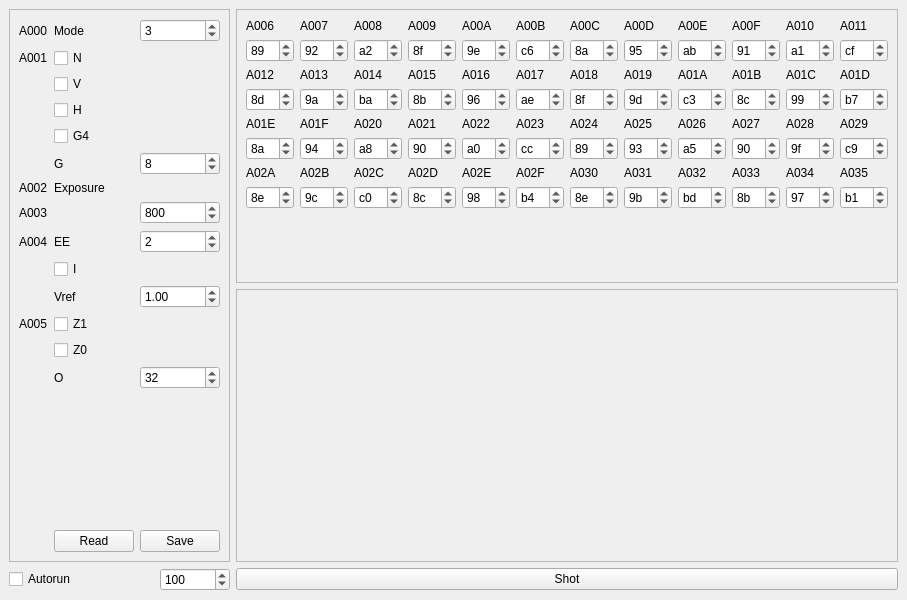
<?xml version="1.0" encoding="UTF-8"?>
<ui version="4.0">
 <class>MainWindow</class>
 <widget class="QMainWindow" name="MainWindow">
  <property name="geometry">
   <rect>
    <x>0</x>
    <y>0</y>
    <width>907</width>
    <height>600</height>
   </rect>
  </property>
  <property name="windowTitle">
   <string>MainWindow</string>
  </property>
  <widget class="QWidget" name="centralwidget">
   <layout class="QGridLayout" name="gridLayout">
    <item row="3" column="3">
     <widget class="QPushButton" name="Snap">
      <property name="text">
       <string>Shot</string>
      </property>
     </widget>
    </item>
    <item row="3" column="2">
     <widget class="QSpinBox" name="autorun_ms">
      <property name="minimum">
       <number>1</number>
      </property>
      <property name="maximum">
       <number>10000</number>
      </property>
      <property name="value">
       <number>100</number>
      </property>
     </widget>
    </item>
    <item row="1" column="3">
     <widget class="QFrame" name="frame">
      <property name="frameShape">
       <enum>QFrame::StyledPanel</enum>
      </property>
      <property name="frameShadow">
       <enum>QFrame::Raised</enum>
      </property>
      <layout class="QGridLayout" name="gridLayout_2">
       <item row="0" column="0">
        <widget class="QWidget" name="video" native="true">
         <property name="sizePolicy">
          <sizepolicy hsizetype="Fixed" vsizetype="Fixed">
           <horstretch>128</horstretch>
           <verstretch>112</verstretch>
          </sizepolicy>
         </property>
         <property name="minimumSize">
          <size>
           <width>128</width>
           <height>112</height>
          </size>
         </property>
         <property name="maximumSize">
          <size>
           <width>128</width>
           <height>112</height>
          </size>
         </property>
        </widget>
       </item>
      </layout>
     </widget>
    </item>
    <item row="3" column="0">
     <widget class="QCheckBox" name="autorun">
      <property name="text">
       <string>Autorun</string>
      </property>
     </widget>
    </item>
    <item row="0" column="0" rowspan="2" colspan="3">
     <widget class="QFrame" name="frame_2">
      <property name="frameShape">
       <enum>QFrame::StyledPanel</enum>
      </property>
      <property name="frameShadow">
       <enum>QFrame::Raised</enum>
      </property>
      <layout class="QGridLayout" name="gridLayout_3">
       <item row="5" column="2">
        <widget class="QSpinBox" name="A001_30">
         <property name="maximum">
          <number>15</number>
         </property>
         <property name="value">
          <number>8</number>
         </property>
         <property name="displayIntegerBase">
          <number>16</number>
         </property>
        </widget>
       </item>
       <item row="10" column="1">
        <widget class="QLabel" name="label_10">
         <property name="text">
          <string>Vref</string>
         </property>
        </widget>
       </item>
       <item row="13" column="1">
        <widget class="QLabel" name="label_12">
         <property name="text">
          <string>O</string>
         </property>
        </widget>
       </item>
       <item row="11" column="1">
        <widget class="QCheckBox" name="A005_7">
         <property name="text">
          <string>Z1</string>
         </property>
        </widget>
       </item>
       <item row="1" column="0">
        <widget class="QLabel" name="label_3">
         <property name="text">
          <string>A001</string>
         </property>
        </widget>
       </item>
       <item row="5" column="1">
        <widget class="QLabel" name="label_4">
         <property name="text">
          <string>G</string>
         </property>
        </widget>
       </item>
       <item row="1" column="1">
        <widget class="QCheckBox" name="A001_7">
         <property name="text">
          <string>N</string>
         </property>
        </widget>
       </item>
       <item row="0" column="1">
        <widget class="QLabel" name="label_2">
         <property name="text">
          <string>Mode</string>
         </property>
        </widget>
       </item>
       <item row="14" column="0">
        <spacer name="verticalSpacer">
         <property name="orientation">
          <enum>Qt::Vertical</enum>
         </property>
         <property name="sizeHint" stdset="0">
          <size>
           <width>20</width>
           <height>40</height>
          </size>
         </property>
        </spacer>
       </item>
       <item row="0" column="2">
        <widget class="QSpinBox" name="A000">
         <property name="minimum">
          <number>1</number>
         </property>
         <property name="maximum">
          <number>7</number>
         </property>
         <property name="singleStep">
          <number>2</number>
         </property>
         <property name="value">
          <number>3</number>
         </property>
        </widget>
       </item>
       <item row="0" column="0">
        <widget class="QLabel" name="label">
         <property name="text">
          <string>A000</string>
         </property>
        </widget>
       </item>
       <item row="8" column="2">
        <widget class="QSpinBox" name="A004_74">
         <property name="minimum">
          <number>0</number>
         </property>
         <property name="maximum">
          <number>7</number>
         </property>
         <property name="singleStep">
          <number>1</number>
         </property>
         <property name="value">
          <number>2</number>
         </property>
        </widget>
       </item>
       <item row="8" column="1">
        <widget class="QLabel" name="label_9">
         <property name="text">
          <string>EE</string>
         </property>
        </widget>
       </item>
       <item row="7" column="0">
        <widget class="QLabel" name="label_6">
         <property name="text">
          <string>A003</string>
         </property>
        </widget>
       </item>
       <item row="6" column="0">
        <widget class="QLabel" name="label_5">
         <property name="text">
          <string>A002</string>
         </property>
        </widget>
       </item>
       <item row="10" column="2">
        <widget class="QDoubleSpinBox" name="A004_20">
         <property name="maximum">
          <double>3.500000000000000</double>
         </property>
         <property name="singleStep">
          <double>0.500000000000000</double>
         </property>
         <property name="value">
          <double>1.000000000000000</double>
         </property>
        </widget>
       </item>
       <item row="8" column="0">
        <widget class="QLabel" name="label_8">
         <property name="text">
          <string>A004</string>
         </property>
        </widget>
       </item>
       <item row="9" column="1">
        <widget class="QCheckBox" name="A004_3">
         <property name="text">
          <string>I</string>
         </property>
        </widget>
       </item>
       <item row="4" column="1">
        <widget class="QCheckBox" name="A001_4">
         <property name="text">
          <string>G4</string>
         </property>
        </widget>
       </item>
       <item row="11" column="0">
        <widget class="QLabel" name="label_11">
         <property name="text">
          <string>A005</string>
         </property>
        </widget>
       </item>
       <item row="7" column="2">
        <widget class="QSpinBox" name="A0023">
         <property name="maximum">
          <number>65536</number>
         </property>
         <property name="value">
          <number>2048</number>
         </property>
         <property name="displayIntegerBase">
          <number>16</number>
         </property>
        </widget>
       </item>
       <item row="12" column="1">
        <widget class="QCheckBox" name="A005_6">
         <property name="text">
          <string>Z0</string>
         </property>
        </widget>
       </item>
       <item row="6" column="1">
        <widget class="QLabel" name="label_7">
         <property name="text">
          <string>Exposure</string>
         </property>
        </widget>
       </item>
       <item row="3" column="1">
        <widget class="QCheckBox" name="A001_5">
         <property name="text">
          <string>H</string>
         </property>
        </widget>
       </item>
       <item row="2" column="1">
        <widget class="QCheckBox" name="A001_6">
         <property name="text">
          <string>V</string>
         </property>
        </widget>
       </item>
       <item row="13" column="2">
        <widget class="QSpinBox" name="A005_50">
         <property name="minimum">
          <number>-480</number>
         </property>
         <property name="maximum">
          <number>480</number>
         </property>
         <property name="singleStep">
          <number>32</number>
         </property>
         <property name="value">
          <number>32</number>
         </property>
        </widget>
       </item>
       <item row="15" column="1">
        <widget class="QPushButton" name="Read">
         <property name="text">
          <string>Read</string>
         </property>
        </widget>
       </item>
       <item row="15" column="2">
        <widget class="QPushButton" name="Save">
         <property name="text">
          <string>Save</string>
         </property>
        </widget>
       </item>
      </layout>
     </widget>
    </item>
    <item row="0" column="3">
     <widget class="QFrame" name="frame_3">
      <property name="frameShape">
       <enum>QFrame::StyledPanel</enum>
      </property>
      <property name="frameShadow">
       <enum>QFrame::Raised</enum>
      </property>
      <layout class="QGridLayout" name="gridLayout_4">
       <item row="4" column="12">
        <widget class="QLabel" name="label_48">
         <property name="text">
          <string>A029</string>
         </property>
        </widget>
       </item>
       <item row="4" column="8">
        <widget class="QLabel" name="label_44">
         <property name="text">
          <string>A025</string>
         </property>
        </widget>
       </item>
       <item row="3" column="4">
        <widget class="QSpinBox" name="A015">
         <property name="maximum">
          <number>255</number>
         </property>
         <property name="value">
          <number>139</number>
         </property>
         <property name="displayIntegerBase">
          <number>16</number>
         </property>
        </widget>
       </item>
       <item row="7" column="8">
        <widget class="QLabel" name="label_56">
         <property name="text">
          <string>A031</string>
         </property>
        </widget>
       </item>
       <item row="10" column="1">
        <spacer name="verticalSpacer_2">
         <property name="orientation">
          <enum>Qt::Vertical</enum>
         </property>
         <property name="sizeHint" stdset="0">
          <size>
           <width>20</width>
           <height>40</height>
          </size>
         </property>
        </spacer>
       </item>
       <item row="6" column="10">
        <widget class="QSpinBox" name="A027">
         <property name="maximum">
          <number>255</number>
         </property>
         <property name="value">
          <number>144</number>
         </property>
         <property name="displayIntegerBase">
          <number>16</number>
         </property>
        </widget>
       </item>
       <item row="0" column="5">
        <widget class="QLabel" name="label_17">
         <property name="text">
          <string>A00A</string>
         </property>
        </widget>
       </item>
       <item row="1" column="7">
        <widget class="QSpinBox" name="A00C">
         <property name="maximum">
          <number>255</number>
         </property>
         <property name="value">
          <number>138</number>
         </property>
         <property name="displayIntegerBase">
          <number>16</number>
         </property>
        </widget>
       </item>
       <item row="4" column="10">
        <widget class="QLabel" name="label_46">
         <property name="text">
          <string>A027</string>
         </property>
        </widget>
       </item>
       <item row="0" column="7">
        <widget class="QLabel" name="label_19">
         <property name="text">
          <string>A00C</string>
         </property>
        </widget>
       </item>
       <item row="6" column="4">
        <widget class="QSpinBox" name="A021">
         <property name="maximum">
          <number>255</number>
         </property>
         <property name="value">
          <number>144</number>
         </property>
         <property name="displayIntegerBase">
          <number>16</number>
         </property>
        </widget>
       </item>
       <item row="0" column="6">
        <widget class="QLabel" name="label_18">
         <property name="text">
          <string>A00B</string>
         </property>
        </widget>
       </item>
       <item row="9" column="7">
        <widget class="QSpinBox" name="A030">
         <property name="maximum">
          <number>255</number>
         </property>
         <property name="value">
          <number>142</number>
         </property>
         <property name="displayIntegerBase">
          <number>16</number>
         </property>
        </widget>
       </item>
       <item row="0" column="3">
        <widget class="QLabel" name="label_15">
         <property name="text">
          <string>A008</string>
         </property>
        </widget>
       </item>
       <item row="2" column="11">
        <widget class="QLabel" name="label_35">
         <property name="text">
          <string>A01C</string>
         </property>
        </widget>
       </item>
       <item row="6" column="7">
        <widget class="QSpinBox" name="A024">
         <property name="maximum">
          <number>255</number>
         </property>
         <property name="value">
          <number>137</number>
         </property>
         <property name="displayIntegerBase">
          <number>16</number>
         </property>
        </widget>
       </item>
       <item row="1" column="4">
        <widget class="QSpinBox" name="A009">
         <property name="maximum">
          <number>255</number>
         </property>
         <property name="value">
          <number>143</number>
         </property>
         <property name="displayIntegerBase">
          <number>16</number>
         </property>
        </widget>
       </item>
       <item row="4" column="2">
        <widget class="QLabel" name="label_38">
         <property name="text">
          <string>A01F</string>
         </property>
        </widget>
       </item>
       <item row="4" column="5">
        <widget class="QLabel" name="label_41">
         <property name="text">
          <string>A022</string>
         </property>
        </widget>
       </item>
       <item row="3" column="7">
        <widget class="QSpinBox" name="A018">
         <property name="maximum">
          <number>255</number>
         </property>
         <property name="value">
          <number>143</number>
         </property>
         <property name="displayIntegerBase">
          <number>16</number>
         </property>
        </widget>
       </item>
       <item row="6" column="5">
        <widget class="QSpinBox" name="A022">
         <property name="maximum">
          <number>255</number>
         </property>
         <property name="value">
          <number>160</number>
         </property>
         <property name="displayIntegerBase">
          <number>16</number>
         </property>
        </widget>
       </item>
       <item row="1" column="2">
        <widget class="QSpinBox" name="A007">
         <property name="maximum">
          <number>255</number>
         </property>
         <property name="value">
          <number>146</number>
         </property>
         <property name="displayIntegerBase">
          <number>16</number>
         </property>
        </widget>
       </item>
       <item row="4" column="9">
        <widget class="QLabel" name="label_45">
         <property name="text">
          <string>A026</string>
         </property>
        </widget>
       </item>
       <item row="3" column="10">
        <widget class="QSpinBox" name="A01B">
         <property name="maximum">
          <number>255</number>
         </property>
         <property name="value">
          <number>140</number>
         </property>
         <property name="displayIntegerBase">
          <number>16</number>
         </property>
        </widget>
       </item>
       <item row="9" column="10">
        <widget class="QSpinBox" name="A033">
         <property name="maximum">
          <number>255</number>
         </property>
         <property name="value">
          <number>139</number>
         </property>
         <property name="displayIntegerBase">
          <number>16</number>
         </property>
        </widget>
       </item>
       <item row="7" column="6">
        <widget class="QLabel" name="label_54">
         <property name="text">
          <string>A02F</string>
         </property>
        </widget>
       </item>
       <item row="9" column="5">
        <widget class="QSpinBox" name="A02E">
         <property name="maximum">
          <number>255</number>
         </property>
         <property name="value">
          <number>152</number>
         </property>
         <property name="displayIntegerBase">
          <number>16</number>
         </property>
        </widget>
       </item>
       <item row="9" column="4">
        <widget class="QSpinBox" name="A02D">
         <property name="maximum">
          <number>255</number>
         </property>
         <property name="value">
          <number>140</number>
         </property>
         <property name="displayIntegerBase">
          <number>16</number>
         </property>
        </widget>
       </item>
       <item row="3" column="3">
        <widget class="QSpinBox" name="A014">
         <property name="maximum">
          <number>255</number>
         </property>
         <property name="value">
          <number>186</number>
         </property>
         <property name="displayIntegerBase">
          <number>16</number>
         </property>
        </widget>
       </item>
       <item row="1" column="9">
        <widget class="QSpinBox" name="A00E">
         <property name="maximum">
          <number>255</number>
         </property>
         <property name="value">
          <number>171</number>
         </property>
         <property name="displayIntegerBase">
          <number>16</number>
         </property>
        </widget>
       </item>
       <item row="9" column="11">
        <widget class="QSpinBox" name="A034">
         <property name="maximum">
          <number>255</number>
         </property>
         <property name="value">
          <number>151</number>
         </property>
         <property name="displayIntegerBase">
          <number>16</number>
         </property>
        </widget>
       </item>
       <item row="2" column="1">
        <widget class="QLabel" name="label_25">
         <property name="text">
          <string>A012</string>
         </property>
        </widget>
       </item>
       <item row="7" column="11">
        <widget class="QLabel" name="label_59">
         <property name="text">
          <string>A034</string>
         </property>
        </widget>
       </item>
       <item row="3" column="5">
        <widget class="QSpinBox" name="A016">
         <property name="maximum">
          <number>255</number>
         </property>
         <property name="value">
          <number>150</number>
         </property>
         <property name="displayIntegerBase">
          <number>16</number>
         </property>
        </widget>
       </item>
       <item row="2" column="12">
        <widget class="QLabel" name="label_36">
         <property name="text">
          <string>A01D</string>
         </property>
        </widget>
       </item>
       <item row="4" column="4">
        <widget class="QLabel" name="label_40">
         <property name="text">
          <string>A021</string>
         </property>
        </widget>
       </item>
       <item row="6" column="12">
        <widget class="QSpinBox" name="A029">
         <property name="maximum">
          <number>255</number>
         </property>
         <property name="value">
          <number>201</number>
         </property>
         <property name="displayIntegerBase">
          <number>16</number>
         </property>
        </widget>
       </item>
       <item row="7" column="12">
        <widget class="QLabel" name="label_60">
         <property name="text">
          <string>A035</string>
         </property>
        </widget>
       </item>
       <item row="2" column="3">
        <widget class="QLabel" name="label_27">
         <property name="text">
          <string>A014</string>
         </property>
        </widget>
       </item>
       <item row="4" column="11">
        <widget class="QLabel" name="label_47">
         <property name="text">
          <string>A028</string>
         </property>
        </widget>
       </item>
       <item row="7" column="7">
        <widget class="QLabel" name="label_55">
         <property name="text">
          <string>A030</string>
         </property>
        </widget>
       </item>
       <item row="9" column="9">
        <widget class="QSpinBox" name="A032">
         <property name="maximum">
          <number>255</number>
         </property>
         <property name="value">
          <number>189</number>
         </property>
         <property name="displayIntegerBase">
          <number>16</number>
         </property>
        </widget>
       </item>
       <item row="7" column="1">
        <widget class="QLabel" name="label_49">
         <property name="text">
          <string>A02A</string>
         </property>
        </widget>
       </item>
       <item row="6" column="6">
        <widget class="QSpinBox" name="A023">
         <property name="maximum">
          <number>255</number>
         </property>
         <property name="value">
          <number>204</number>
         </property>
         <property name="displayIntegerBase">
          <number>16</number>
         </property>
        </widget>
       </item>
       <item row="9" column="2">
        <widget class="QSpinBox" name="A02B">
         <property name="maximum">
          <number>255</number>
         </property>
         <property name="value">
          <number>156</number>
         </property>
         <property name="displayIntegerBase">
          <number>16</number>
         </property>
        </widget>
       </item>
       <item row="0" column="8">
        <widget class="QLabel" name="label_20">
         <property name="text">
          <string>A00D</string>
         </property>
        </widget>
       </item>
       <item row="6" column="2">
        <widget class="QSpinBox" name="A01F">
         <property name="maximum">
          <number>255</number>
         </property>
         <property name="value">
          <number>148</number>
         </property>
         <property name="displayIntegerBase">
          <number>16</number>
         </property>
        </widget>
       </item>
       <item row="0" column="12">
        <widget class="QLabel" name="label_24">
         <property name="text">
          <string>A011</string>
         </property>
        </widget>
       </item>
       <item row="1" column="1">
        <widget class="QSpinBox" name="A006">
         <property name="maximum">
          <number>255</number>
         </property>
         <property name="value">
          <number>137</number>
         </property>
         <property name="displayIntegerBase">
          <number>16</number>
         </property>
        </widget>
       </item>
       <item row="0" column="10">
        <widget class="QLabel" name="label_22">
         <property name="text">
          <string>A00F</string>
         </property>
        </widget>
       </item>
       <item row="9" column="1">
        <widget class="QSpinBox" name="A02A">
         <property name="maximum">
          <number>255</number>
         </property>
         <property name="value">
          <number>142</number>
         </property>
         <property name="displayIntegerBase">
          <number>16</number>
         </property>
        </widget>
       </item>
       <item row="4" column="1">
        <widget class="QLabel" name="label_37">
         <property name="text">
          <string>A01E</string>
         </property>
        </widget>
       </item>
       <item row="1" column="3">
        <widget class="QSpinBox" name="A008">
         <property name="maximum">
          <number>255</number>
         </property>
         <property name="value">
          <number>162</number>
         </property>
         <property name="displayIntegerBase">
          <number>16</number>
         </property>
        </widget>
       </item>
       <item row="9" column="12">
        <widget class="QSpinBox" name="A035">
         <property name="maximum">
          <number>255</number>
         </property>
         <property name="value">
          <number>177</number>
         </property>
         <property name="displayIntegerBase">
          <number>16</number>
         </property>
        </widget>
       </item>
       <item row="3" column="9">
        <widget class="QSpinBox" name="A01A">
         <property name="maximum">
          <number>255</number>
         </property>
         <property name="value">
          <number>195</number>
         </property>
         <property name="displayIntegerBase">
          <number>16</number>
         </property>
        </widget>
       </item>
       <item row="2" column="9">
        <widget class="QLabel" name="label_33">
         <property name="text">
          <string>A01A</string>
         </property>
        </widget>
       </item>
       <item row="9" column="3">
        <widget class="QSpinBox" name="A02C">
         <property name="maximum">
          <number>255</number>
         </property>
         <property name="value">
          <number>192</number>
         </property>
         <property name="displayIntegerBase">
          <number>16</number>
         </property>
        </widget>
       </item>
       <item row="1" column="6">
        <widget class="QSpinBox" name="A00B">
         <property name="maximum">
          <number>255</number>
         </property>
         <property name="value">
          <number>198</number>
         </property>
         <property name="displayIntegerBase">
          <number>16</number>
         </property>
        </widget>
       </item>
       <item row="7" column="2">
        <widget class="QLabel" name="label_50">
         <property name="text">
          <string>A02B</string>
         </property>
        </widget>
       </item>
       <item row="2" column="6">
        <widget class="QLabel" name="label_30">
         <property name="text">
          <string>A017</string>
         </property>
        </widget>
       </item>
       <item row="4" column="7">
        <widget class="QLabel" name="label_43">
         <property name="text">
          <string>A024</string>
         </property>
        </widget>
       </item>
       <item row="3" column="8">
        <widget class="QSpinBox" name="A019">
         <property name="maximum">
          <number>255</number>
         </property>
         <property name="value">
          <number>157</number>
         </property>
         <property name="displayIntegerBase">
          <number>16</number>
         </property>
        </widget>
       </item>
       <item row="1" column="11">
        <widget class="QSpinBox" name="A010">
         <property name="maximum">
          <number>255</number>
         </property>
         <property name="value">
          <number>161</number>
         </property>
         <property name="displayIntegerBase">
          <number>16</number>
         </property>
        </widget>
       </item>
       <item row="3" column="2">
        <widget class="QSpinBox" name="A013">
         <property name="maximum">
          <number>255</number>
         </property>
         <property name="value">
          <number>154</number>
         </property>
         <property name="displayIntegerBase">
          <number>16</number>
         </property>
        </widget>
       </item>
       <item row="7" column="9">
        <widget class="QLabel" name="label_57">
         <property name="text">
          <string>A032</string>
         </property>
        </widget>
       </item>
       <item row="3" column="1">
        <widget class="QSpinBox" name="A012">
         <property name="maximum">
          <number>255</number>
         </property>
         <property name="value">
          <number>141</number>
         </property>
         <property name="displayIntegerBase">
          <number>16</number>
         </property>
        </widget>
       </item>
       <item row="0" column="2">
        <widget class="QLabel" name="label_14">
         <property name="text">
          <string>A007</string>
         </property>
        </widget>
       </item>
       <item row="3" column="11">
        <widget class="QSpinBox" name="A01C">
         <property name="maximum">
          <number>255</number>
         </property>
         <property name="value">
          <number>153</number>
         </property>
         <property name="displayIntegerBase">
          <number>16</number>
         </property>
        </widget>
       </item>
       <item row="2" column="7">
        <widget class="QLabel" name="label_31">
         <property name="text">
          <string>A018</string>
         </property>
        </widget>
       </item>
       <item row="1" column="12">
        <widget class="QSpinBox" name="A011">
         <property name="maximum">
          <number>255</number>
         </property>
         <property name="value">
          <number>207</number>
         </property>
         <property name="displayIntegerBase">
          <number>16</number>
         </property>
        </widget>
       </item>
       <item row="3" column="6">
        <widget class="QSpinBox" name="A017">
         <property name="maximum">
          <number>255</number>
         </property>
         <property name="value">
          <number>174</number>
         </property>
         <property name="displayIntegerBase">
          <number>16</number>
         </property>
        </widget>
       </item>
       <item row="7" column="3">
        <widget class="QLabel" name="label_51">
         <property name="text">
          <string>A02C</string>
         </property>
        </widget>
       </item>
       <item row="0" column="4">
        <widget class="QLabel" name="label_16">
         <property name="text">
          <string>A009</string>
         </property>
        </widget>
       </item>
       <item row="2" column="8">
        <widget class="QLabel" name="label_32">
         <property name="text">
          <string>A019</string>
         </property>
        </widget>
       </item>
       <item row="2" column="4">
        <widget class="QLabel" name="label_28">
         <property name="text">
          <string>A015</string>
         </property>
        </widget>
       </item>
       <item row="1" column="8">
        <widget class="QSpinBox" name="A00D">
         <property name="maximum">
          <number>255</number>
         </property>
         <property name="value">
          <number>149</number>
         </property>
         <property name="displayIntegerBase">
          <number>16</number>
         </property>
        </widget>
       </item>
       <item row="1" column="5">
        <widget class="QSpinBox" name="A00A">
         <property name="maximum">
          <number>255</number>
         </property>
         <property name="value">
          <number>158</number>
         </property>
         <property name="displayIntegerBase">
          <number>16</number>
         </property>
        </widget>
       </item>
       <item row="9" column="6">
        <widget class="QSpinBox" name="A02F">
         <property name="maximum">
          <number>255</number>
         </property>
         <property name="value">
          <number>180</number>
         </property>
         <property name="displayIntegerBase">
          <number>16</number>
         </property>
        </widget>
       </item>
       <item row="6" column="3">
        <widget class="QSpinBox" name="A020">
         <property name="maximum">
          <number>255</number>
         </property>
         <property name="value">
          <number>168</number>
         </property>
         <property name="displayIntegerBase">
          <number>16</number>
         </property>
        </widget>
       </item>
       <item row="0" column="1">
        <widget class="QLabel" name="label_13">
         <property name="text">
          <string>A006</string>
         </property>
        </widget>
       </item>
       <item row="7" column="5">
        <widget class="QLabel" name="label_53">
         <property name="text">
          <string>A02E</string>
         </property>
        </widget>
       </item>
       <item row="0" column="9">
        <widget class="QLabel" name="label_21">
         <property name="text">
          <string>A00E</string>
         </property>
        </widget>
       </item>
       <item row="2" column="2">
        <widget class="QLabel" name="label_26">
         <property name="text">
          <string>A013</string>
         </property>
        </widget>
       </item>
       <item row="0" column="11">
        <widget class="QLabel" name="label_23">
         <property name="text">
          <string>A010</string>
         </property>
        </widget>
       </item>
       <item row="3" column="12">
        <widget class="QSpinBox" name="A01D">
         <property name="maximum">
          <number>255</number>
         </property>
         <property name="value">
          <number>183</number>
         </property>
         <property name="displayIntegerBase">
          <number>16</number>
         </property>
        </widget>
       </item>
       <item row="6" column="8">
        <widget class="QSpinBox" name="A025">
         <property name="maximum">
          <number>255</number>
         </property>
         <property name="value">
          <number>147</number>
         </property>
         <property name="displayIntegerBase">
          <number>16</number>
         </property>
        </widget>
       </item>
       <item row="2" column="5">
        <widget class="QLabel" name="label_29">
         <property name="text">
          <string>A016</string>
         </property>
        </widget>
       </item>
       <item row="6" column="9">
        <widget class="QSpinBox" name="A026">
         <property name="maximum">
          <number>255</number>
         </property>
         <property name="value">
          <number>165</number>
         </property>
         <property name="displayIntegerBase">
          <number>16</number>
         </property>
        </widget>
       </item>
       <item row="4" column="3">
        <widget class="QLabel" name="label_39">
         <property name="text">
          <string>A020</string>
         </property>
        </widget>
       </item>
       <item row="7" column="10">
        <widget class="QLabel" name="label_58">
         <property name="text">
          <string>A033</string>
         </property>
        </widget>
       </item>
       <item row="9" column="8">
        <widget class="QSpinBox" name="A031">
         <property name="maximum">
          <number>255</number>
         </property>
         <property name="value">
          <number>155</number>
         </property>
         <property name="displayIntegerBase">
          <number>16</number>
         </property>
        </widget>
       </item>
       <item row="4" column="6">
        <widget class="QLabel" name="label_42">
         <property name="text">
          <string>A023</string>
         </property>
        </widget>
       </item>
       <item row="2" column="10">
        <widget class="QLabel" name="label_34">
         <property name="text">
          <string>A01B</string>
         </property>
        </widget>
       </item>
       <item row="7" column="4">
        <widget class="QLabel" name="label_52">
         <property name="text">
          <string>A02D</string>
         </property>
        </widget>
       </item>
       <item row="1" column="10">
        <widget class="QSpinBox" name="A00F">
         <property name="maximum">
          <number>255</number>
         </property>
         <property name="value">
          <number>145</number>
         </property>
         <property name="displayIntegerBase">
          <number>16</number>
         </property>
        </widget>
       </item>
       <item row="6" column="1">
        <widget class="QSpinBox" name="A01E">
         <property name="maximum">
          <number>255</number>
         </property>
         <property name="value">
          <number>138</number>
         </property>
         <property name="displayIntegerBase">
          <number>16</number>
         </property>
        </widget>
       </item>
       <item row="6" column="11">
        <widget class="QSpinBox" name="A028">
         <property name="maximum">
          <number>255</number>
         </property>
         <property name="value">
          <number>159</number>
         </property>
         <property name="displayIntegerBase">
          <number>16</number>
         </property>
        </widget>
       </item>
      </layout>
     </widget>
    </item>
   </layout>
  </widget>
 </widget>
 <resources/>
 <connections/>
</ui>
